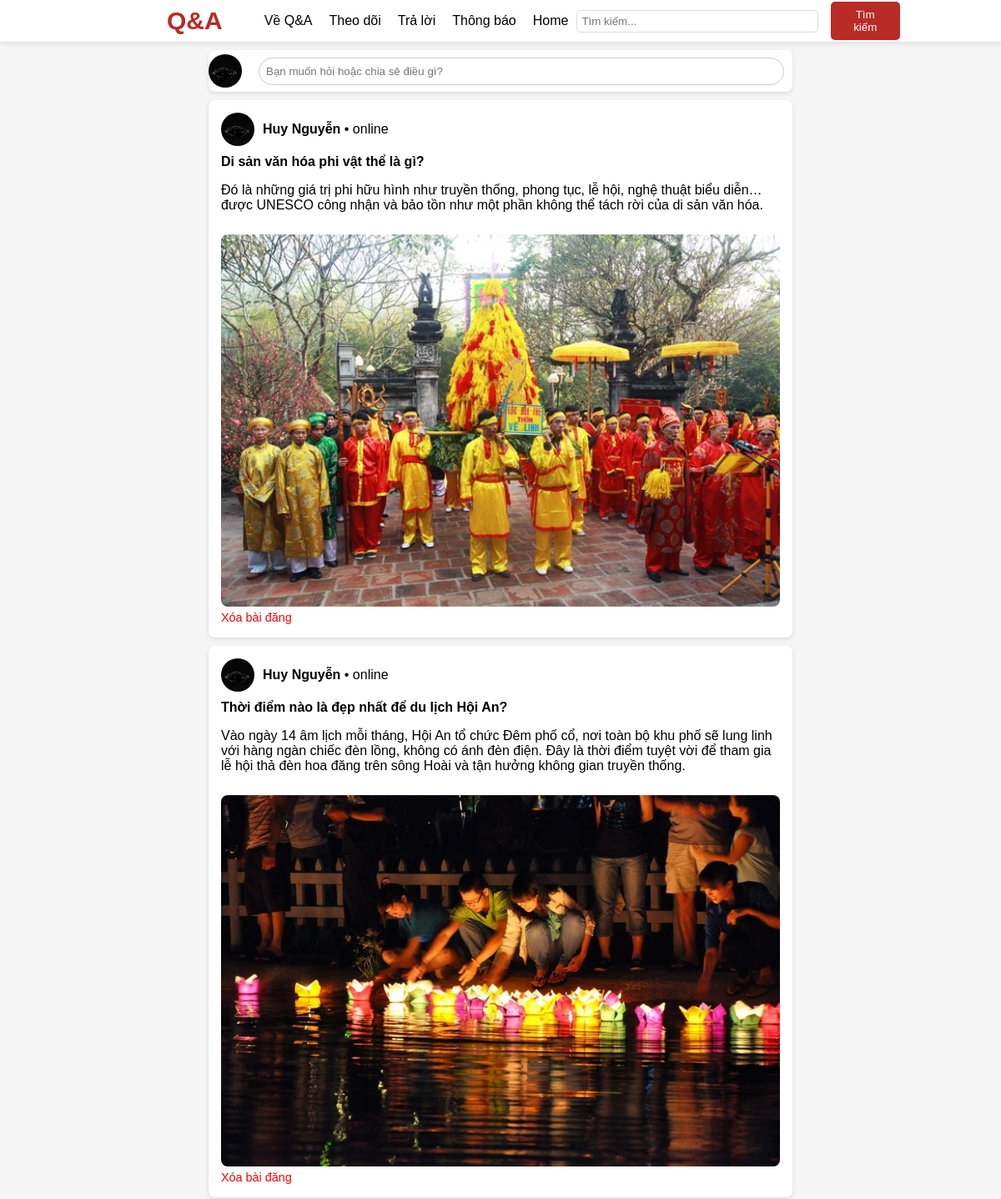
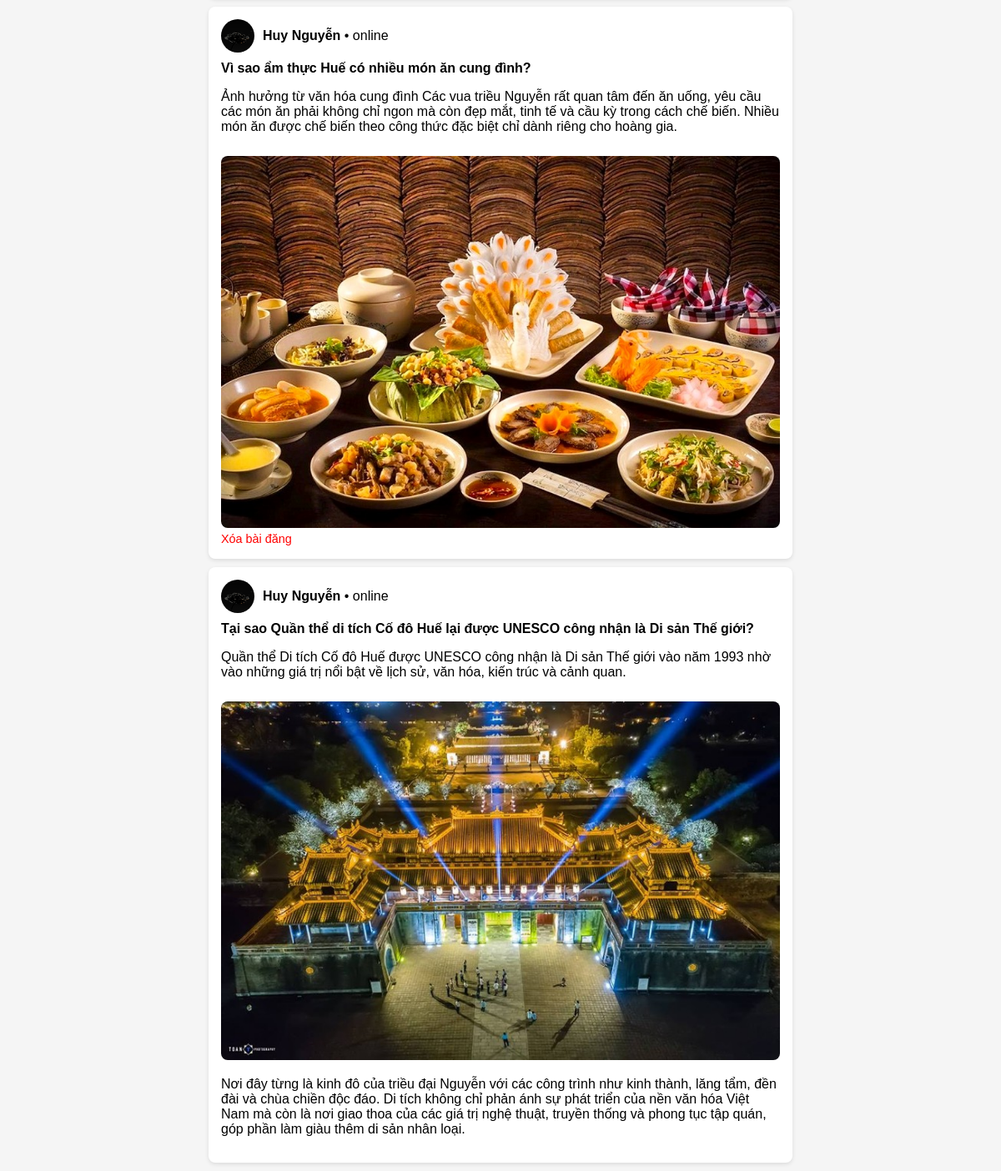
Page /pages/baidangketnoiq&a.php on the committed database (2 pictures, top to bottom).
### tables this page shows
CREATE TABLE `posts` (
  `id` int(11) NOT NULL,
  `user_id` int(10) UNSIGNED NOT NULL,
  `title` varchar(255) NOT NULL,
  `content` text NOT NULL,
  `created_at` timestamp NOT NULL DEFAULT current_timestamp(),
  `image` varchar(255) DEFAULT NULL
);

### pages/baidangketnoiq&a.php (the view, shortened to what this page needs)
<!DOCTYPE html>
<html>
    <head>
    </head>
    <body>
        <div class="header">
            <div class="logo">Q&A</div>
            <div class="menu">
                <ul class="menungang">
                    <li><a href="baidangketnoiq&a.php">Về Q&A</a></li>
                    <li><a href="theodoi.php">Theo dõi</a></li>
                    <li><a href="traloi.php">Trả lời</a></li>
                    <li><a href="thongbao.php">Thông báo</a></li>
                    <li><a href="../index.php">Home</a></li>
                </ul>
            </div>
            <div class="header-icons">
            <form action="search.php" method="GET" style="display: flex; align-items: center; gap: 15px;">
            <input type="text" name="q" class="search-bar" placeholder="Tìm kiếm...">
                <button type = "submit" class="timkiem">Tìm kiếm</button>
            </div>
        </div>
        <div class="thanhcongcu">
            <img src="../assets/img/avata1.jpg" alt="Avatar" class="avatar">
            <input type="text" placeholder="Bạn muốn hỏi hoặc chia sẻ điều gì?" id="triggerInput" readonly>
        </div>
        <div class="posts-container">
            <?php
            $servername = "localhost";
            $username   = "root";
            $password   = "";
            $dbname     = "global";
            $conn = new mysqli($servername, $username, $password, $dbname);
            $sql = "SELECT * FROM posts ORDER BY created_at DESC";
            $result = $conn->query($sql);
            if ($result->num_rows > 0) {
                while($row = $result->fetch_assoc()){
                    ?>
                    <div class="post">
                        <div class="user-info">
                            <img src="../assets/img/avata1.jpg" alt="Avatar" class="avatar">
                            <div>
                                <strong>Huy Nguyễn</strong> <span class="bot-tag"> • online</span>
                            </div>
                        </div>
                        <p class="post-content">
                            <b><a href="#"><?php echo $row['title']; ?></a></b>
                        </p>
                        <p><?php echo $row['content']; ?></p>
                        <?php if($row['image']): ?>
                            <img class="anhto" src="<?php echo $row['image']; ?>" alt="Ảnh bài đăng">
                        <?php endif; ?>
                        <a href="delete_post.php?id=<?php echo $row['id']; ?>" class="delete-link" onclick="return confirm('Bạn có chắc muốn xóa bài đăng này?');">Xóa bài đăng</a>
                    </div>
                    <?php
                }
            }
            ?>
            <div class="post">
                <div class="user-info">
                    <img src="../assets/img/avata1.jpg" alt="Avatar" class="avatar">
                    <div>
                        <strong>Huy Nguyễn</strong> <span class="bot-tag"> • online</span>
                    </div>
                </div>
                <p class="post-content">
                    <b><a href="qa.php">Tại sao Quần thể di tích Cố đô Huế lại được UNESCO công nhận là Di sản Thế giới?</a></b>
                </p>
                <p>Quần thể Di tích Cố đô Huế được UNESCO công nhận là Di sản Thế giới vào năm 1993 nhờ vào những giá trị nổi bật về lịch sử, văn hóa, kiến trúc và cảnh quan.</p>
                <img class="anhto" src="../assets/img/codohue.jpg" alt="">
                <p>
                Nơi đây từng là kinh đô của triều đại Nguyễn với các công trình như kinh thành, lăng tẩm, đền đài và chùa chiền độc đáo. Di tích không chỉ phản ánh sự phát triển của nền văn hóa Việt Nam mà còn là nơi giao thoa của các giá trị nghệ thuật, truyền thống và phong tục tập quán, góp phần làm giàu thêm di sản nhân loại.
                </p>
            </div>
        </div>
    </body>
</html>

### pages/baidangketnoiq&a.php (style rules this page uses)
body { font-family: Arial, sans-serif; background-color: #f5f5f5; padding: 0; margin: 0; }
.header { display: flex; align-items: center; justify-content: space-around; background-color: white; padding: 0px 200px; box-shadow: 0 2px 5px rgba(0, 0, 0, 0.1); }
.logo { font-size: 30px; font-weight: bold; color: #b92b27; }
.header-icons { display: flex; align-items: center; gap: 15px; }
.search-bar { padding: 5px; border: 1px solid #ddd; border-radius: 5px; width: 300px; }
.timkiem { background-color: #b92b27; color: white; border: none; padding: 8px 16px; border-radius: 5px; cursor: pointer; }
.menu { background-color: white; }
.menungang { list-style: none; display: flex; justify-content: center; flex-wrap: nowrap; white-space: nowrap; }
.menungang li { display: inline; }
.menungang a { padding: 10px; text-decoration: none; color: black; }
.thanhcongcu { max-width: 700px; height: 50px; margin: 10px auto; background-color: white; border-radius: 8px; box-shadow: 0px 2px 5px rgba(0, 0, 0, 0.1); display: flex; align-items: center; gap: 10px; }
.thanhcongcu input { flex-grow: 1; padding: 8px; border: 1px solid #ccc; border-radius: 20px; margin: 0 10px; cursor: pointer; }
.posts-container { max-width: 700px; margin: 0 auto; }
.post { background-color: white; padding: 15px; margin: 10px 0; border-radius: 8px; box-shadow: 0px 2px 5px rgba(0, 0, 0, 0.1); }
.user-info { display: flex; align-items: center; gap: 10px; }
.avatar { width: 40px; height: 40px; border-radius: 50%; }
.post-content { margin: 10px 0; }
.post-content a, .post h3 a { font-weight: bold; text-decoration: none; color: black; }
.anhto { width: 100%; border-radius: 8px; margin-top: 10px; object-fit: cover; }
.delete-link { text-decoration: none; font-size: 0.9em; color: red; }

### rows in the picture
posts: title "Di sản văn hóa phi vật thể là gì?", content "Đó là những giá trị phi hữu hình như truyền thống, phong tục, lễ hội, nghệ thuật biểu diễn… được UNESCO công nhận và bảo tồn như một phần không thể tách rời của di sản văn hóa.", image (picture)
posts: title "Thời điểm nào là đẹp nhất để du lịch Hội An?", content "Vào ngày 14 âm lịch mỗi tháng, Hội An tổ chức Đêm phố cổ, nơi toàn bộ khu phố sẽ lung linh với hàng ngàn chiếc đèn lồng, không có ánh đèn điện. Đây là thời điểm tuyệt vời để tham gia lễ hội thả đèn hoa đăng trên sông Hoài và tận hưởng không gian truyền thống.", image (picture)
posts: title "Vì sao ẩm thực Huế có nhiều món ăn cung đình?", content "Ảnh hưởng từ văn hóa cung đình Các vua triều Nguyễn rất quan tâm đến ăn uống, yêu cầu các món ăn phải không chỉ ngon mà còn đẹp mắt, tinh tế và cầu kỳ trong cách chế biến. Nhiều món ăn được chế biến theo công thức đặc biệt chỉ dành riêng cho hoàng gia.", image (picture)
